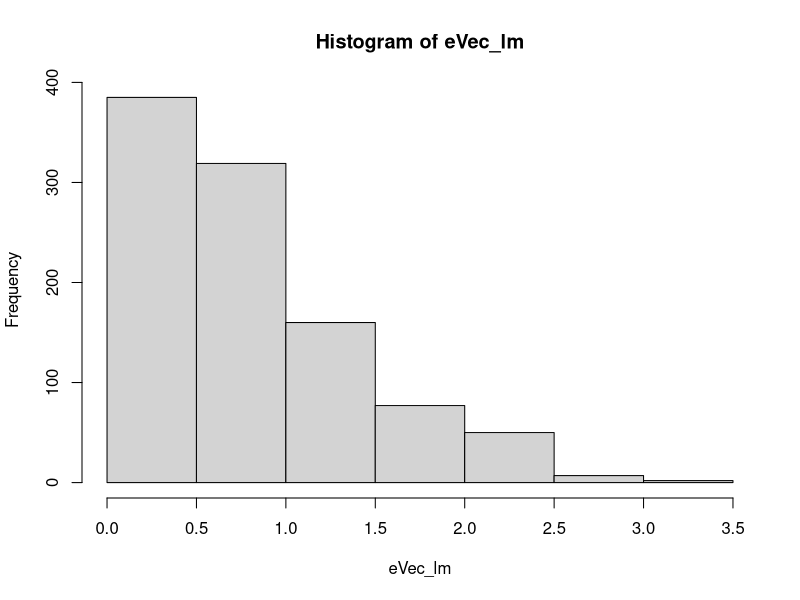
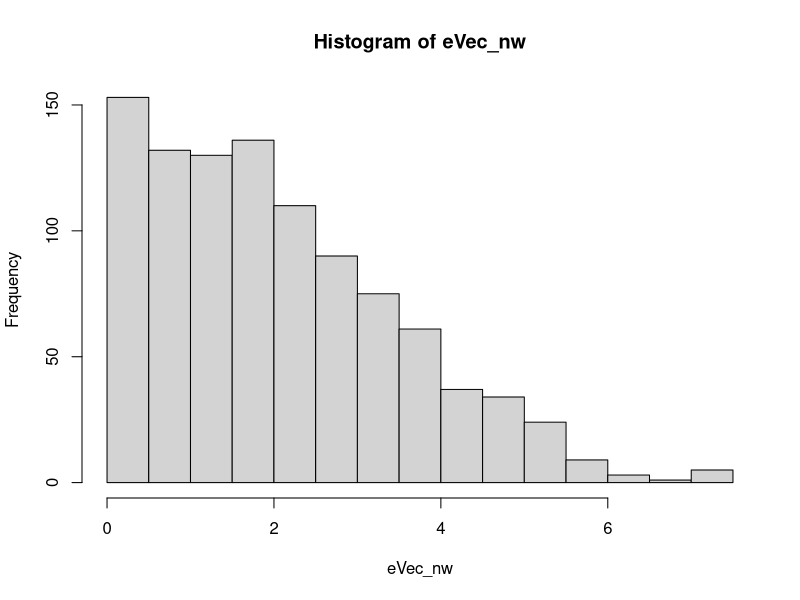
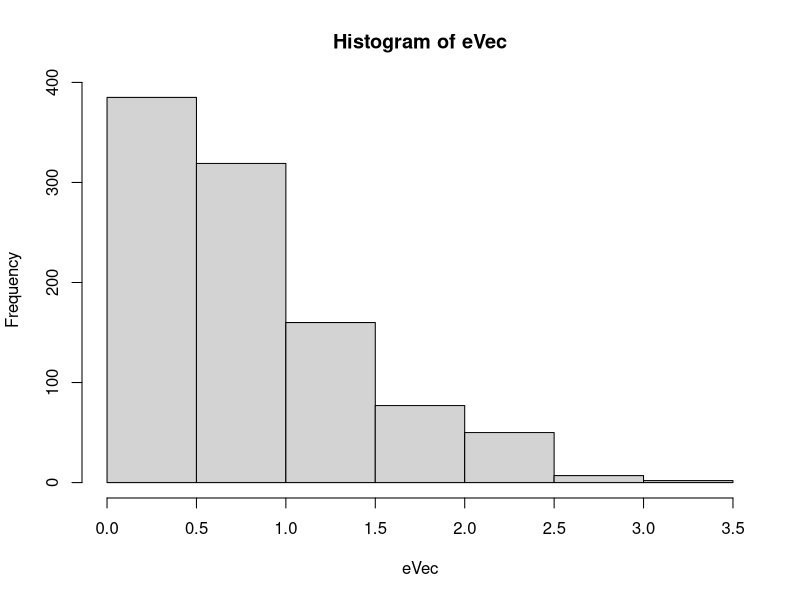
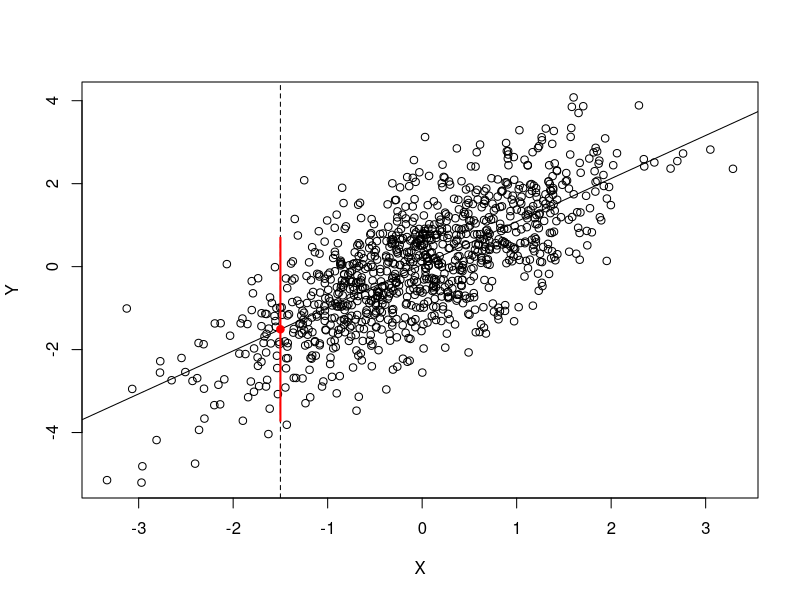
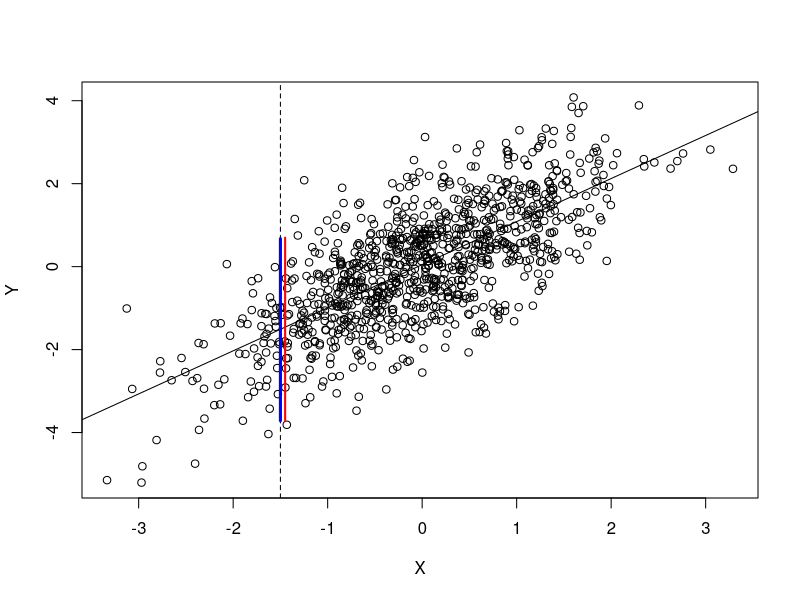
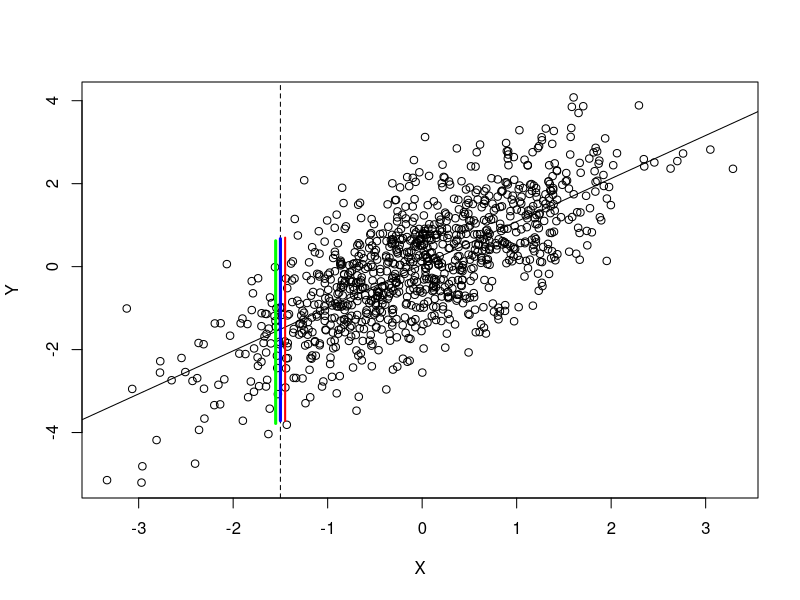

These charts were generated, in order, by the following R code:
## ---- chunk 1

# Generamos un conjunto de datos al cual ajustar la regresion
set.seed(12345)
n <- 1000

U <- rnorm(n)
X <- rnorm(n)

Y <- X + U
regData <- data.frame(X,Y)
## ---- chunk 2
# Estimacion paramétrica
fitlm <- lm(Y~X, data=regData)
eVec_lm <- abs(fitlm$residuals)
hist(eVec_lm)
## ---- chunk 3
# Estimacion no parametrica, Naradaya-Watson
fitnw <- ksmooth(
  X, 
  Y, 
  kernel = "normal",
  # Seleccionar este parametro mejor
  bandwidth = 0.2
  )

eVec_nw <- abs(fitnw$y-Y)

hist(eVec_nw)

## ---- chunk 4
# Estimacion paramétrica
fitlm <- lm(Y~X, data=regData)
eVec <- abs(fitlm$residuals)
hist(eVec)
## ---- chunk 5
# 
## ---- chunk 6
plot(X,Y)
Xnew <- -1.5
abline(fitlm)
abline(v=Xnew, lty="dashed")


muHat <- predict(
  fitlm, 
  newdata=data.frame(X=Xnew)
  )

points(
  Xnew, 
  muHat, 
  pch=19, 
  col="red"
  )


C.X <- c(
  muHat - quantile(eVec, .975), 
  muHat + quantile(eVec, .975)
  )

points(
  rep(Xnew, 2), 
  C.X, 
  type="l", 
  col="red", 
  lwd=2
  )

nEval <- 200
yCand <- seq(
  from=min(Y), 
  to=max(Y), 
  length=nEval
  )

confPredict <- function(y, Xin){
  
  nData <- nrow(regData)  
  regData.a <- rbind(regData,c(Xin, y))
  
  fitlm.a <- lm(Y~X, data=regData.a)
  
  resOut <- abs(fitlm.a$residuals)
  resOut_new <- resOut[length(resOut)]
  
  pi.y <- mean(
    apply(as.matrix(resOut),
    1,
    function(x){x<=resOut_new}
    )
  )
  
  testResult <- pi.y*(nData+1) <= ceiling(.975*(nData+1))

  return(testResult)
}

Cxa <- range(
  yCand[sapply(yCand, confPredict, Xin=Xnew)]
  )

plot(X,Y)
abline(fitlm)
abline(v=Xnew, lty="dashed")
points(rep((Xnew+.05), 2), C.X, type="l", col="red", lwd=2)
points(rep(Xnew, 2), Cxa, type="l", col="blue", lwd=3)

## ---- chunk 7
splitConfPredict <- function(Xin){
  nData <- nrow(regData)
  regData$index <- 1:nData
  regData$split <- 1
  regData$split[sample(regData$index, floor(nrow(regData)/2), replace=F)] <- 2
  fitlm.spl <- lm(Y~X, data=subset(regData, split==1))
  resOut <- abs(subset(regData, split==2)$Y - predict(fitlm.spl,
                                         newdata=subset(regData, split==2)))
  kOut <- ceiling(((nData/2)+1)*(.975))
  resUse <- resOut[order(resOut)][kOut]
  Y.hat <- predict(fitlm.spl, newdata=data.frame(X=Xin))
  C.split <- c(Y.hat-resUse,Y.hat+resUse)
  return(C.split)
}

plot(X,Y)
abline(fitlm)
abline(v=Xnew, lty="dashed")
points(rep((Xnew+.05), 2), C.X, type="l", col="red", lwd=2)
points(rep(Xnew, 2), Cxa, type="l", col="blue", lwd=3)
points(rep(Xnew-.05, 2), splitConfPredict(Xnew), type="l", col="green", lwd=3)
